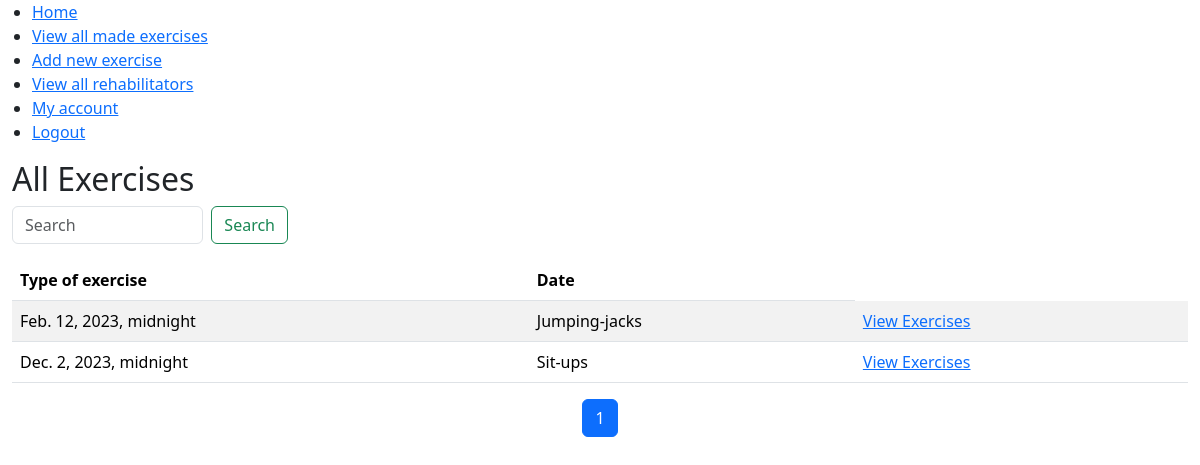
/rehab/view_exercises/ (signed in), run on the app's committed database.
### rehab/models.py (models this page shows, shortened)
class Exercise(models.Model):
    patient = models.ForeignKey(Patient, on_delete=models.CASCADE, related_name='exercises')
    type_of_exercise = models.CharField(max_length=15, choices=(('Sit-ups', 'Sit-ups'),
                                                                ('Jumping-jacks', 'Jumping-jacks')))
    date_of_exercise = models.DateTimeField(null=True)

### rehab/views.py (the view)
# urls.py: path('view_exercises/', views.view_exercises, name='view_exercises'),
@login_required
def view_exercises(request):
    user = request.user
    is_rehabilitator = None
    is_patient = None
    patient = None
    if hasattr(user, 'rehabilitator'):
        is_rehabilitator = True
        is_patient = False
    elif hasattr(user, 'patient'):
        is_rehabilitator = False
        is_patient = True
    if is_rehabilitator:
        patient_id = request.GET.get('patient_id')
        patient = Patient.objects.get(id=patient_id)
    if is_patient:
        patient = request.user.patient
    query = request.GET.get('q', '')
    exercises = Exercise.objects.filter(
        Q(date_of_exercise__icontains=query) |
        Q(type_of_exercise__icontains=query),
        patient=patient
    ).order_by('date_of_exercise', 'type_of_exercise')
    paginator = Paginator(exercises, 10)  # 10 items per page
    page_number = request.GET.get('page')
    page_obj = paginator.get_page(page_number)
    context = {'exercises': exercises,
               'query': query,
               'page_obj': page_obj,
               'is_rehabilitator': is_rehabilitator,
               'is_patient': is_patient}
    return render(request, 'telemedWebapp/view_exercises.html', context)

### rehab/templates/telemedWebapp/view_exercises.html (shortened to what this page needs)
{% extends 'telemedWebapp/base.html' %}
{% block content %}
  <h2>All Exercises</h2>
    <div class="row mb-3">
    <div class="col-md-3">
    <form class="d-flex" method="GET">
      <input class="form-control me-2" type="search" placeholder="Search" aria-label="Search" name="q" value="{{ request.GET.q }}">
      <button class="btn btn-outline-success" type="submit">Search</button>
    </form>
  </div>
</div>
    {% if exercises %}
      <table class="table table-striped">
        <thead>
          <tr>
            <th>Type of exercise</th>
            <th>Date</th>
        </thead>
        <tbody>
          {% for exercise in page_obj %}
            <tr>
                <td>{{ exercise.date_of_exercise }}</td>
                <td>{{ exercise.type_of_exercise }}</td>
                <td><a href="{% url 'telemedWebapp:exercise_plot' %}?exercise_id={{ exercise.id }}">View Exercises</a></td>
            </tr>
          {% endfor %}
        </tbody>
      </table>
    {% else %}
        <p>No exercises found.</p>
  {% endif %}
<div class="d-flex justify-content-center">
  <nav aria-label="Page navigation example">
    <ul class="pagination">
      {% for num in page_obj.paginator.page_range %}
      {% if page_obj.number == num %}
      <li class="page-item active" aria-current="page"><a class="page-link" href="#">{{ num }}</a></li>
      {% elif num > page_obj.number|add:'-3' and num < page_obj.number|add:'3' %}
      <li class="page-item"><a class="page-link" href="?page={{ num }}{% if request.GET.q %}&q={{ request.GET.q }}{% endif %}">{{ num }}</a></li>
      {% endif %}
      {% endfor %}
    </ul>
  </nav>
</div>
{% endblock %}

### data on the page
Exercise: date_of_exercise "Feb. 12, 2023, midnight", type_of_exercise "Jumping-jacks"
Exercise: date_of_exercise "Dec. 2, 2023, midnight", type_of_exercise "Sit-ups"

### other printed values
{{ num }} "1"
